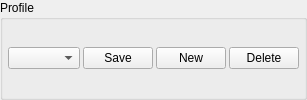
        <widget class="QGroupBox" name="profilesGroup">
         <property name="minimumSize">
          <size>
           <width>0</width>
           <height>0</height>
          </size>
         </property>
         <property name="title">
          <string>Profile</string>
         </property>
         <layout class="QHBoxLayout" name="horizontalLayout_4" stretch="2,0,0,0">
          <property name="spacing">
           <number>3</number>
          </property>
          <property name="leftMargin">
           <number>5</number>
          </property>
          <property name="topMargin">
           <number>5</number>
          </property>
          <property name="rightMargin">
           <number>5</number>
          </property>
          <property name="bottomMargin">
           <number>5</number>
          </property>
          <item>
           <widget class="QComboBox" name="comboProfiles">
            <property name="minimumSize">
             <size>
              <width>0</width>
              <height>21</height>
             </size>
            </property>
           </widget>
          </item>
          <item>
           <widget class="QPushButton" name="buttonProfilesSave">
            <property name="maximumSize">
             <size>
              <width>68</width>
              <height>16777215</height>
             </size>
            </property>
            <property name="styleSheet">
             <string notr="true">min-width: 68px;</string>
            </property>
            <property name="text">
             <string>Save</string>
            </property>
           </widget>
          </item>
          <item>
           <widget class="QPushButton" name="buttonProfilesNew">
            <property name="maximumSize">
             <size>
              <width>68</width>
              <height>16777215</height>
             </size>
            </property>
            <property name="styleSheet">
             <string notr="true">min-width: 68px;</string>
            </property>
            <property name="text">
             <string>New</string>
            </property>
           </widget>
          </item>
          <item>
           <widget class="QPushButton" name="buttonProfilesDelete">
            <property name="maximumSize">
             <size>
              <width>68</width>
              <height>16777215</height>
             </size>
            </property>
            <property name="styleSheet">
             <string notr="true">min-width: 68px;</string>
            </property>
            <property name="text">
             <string>Delete</string>
            </property>
           </widget>
          </item>
         </layout>
        </widget>
